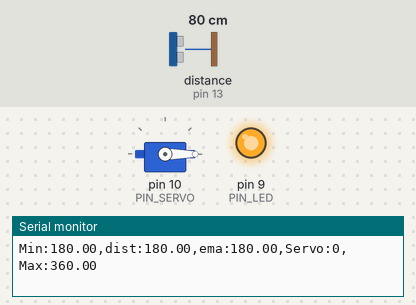
This sketch was run on a simulated Arduino Uno, built with avr-gcc and run on an emulated ATmega328P. Shown: servo, output pins drawn as LEDs (lit = HIGH), the last lines printed to the serial monitor. Wiring (inferred from the names in the program): ultrasonic range finder: trigger pin 12; echo pin 13. Inputs (shaded band) come from the test bench; at power-on: distance to the obstacle (sensor on pin 13) 80 cm. The echo pulse lasts 58.3 µs per cm; pins used as bus, display or sensor lines are not drawn.

Above: at 1.2 s.
1.3 s: distance to the obstacle (sensor on pin 13) set to 40 cm
2.8 s: distance to the obstacle (sensor on pin 13) set to 35 cm
At 2.95 s:
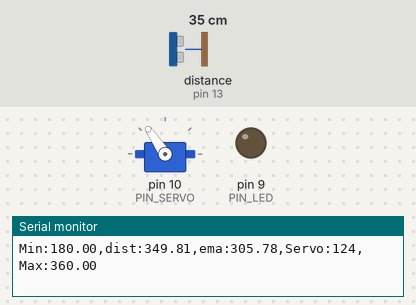
At 4.7 s:
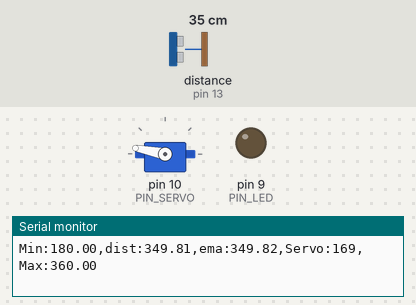
5.8 s: distance to the obstacle (sensor on pin 13) set to 2 cm
At 6.3 s:
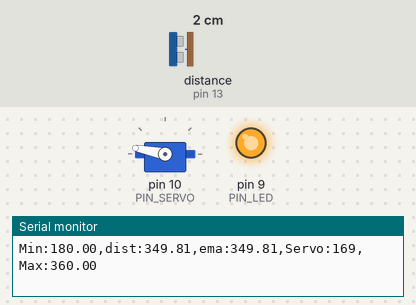
Timing chart, 0 to 8.8 s (numbered marks = the images above; inputs shaded):
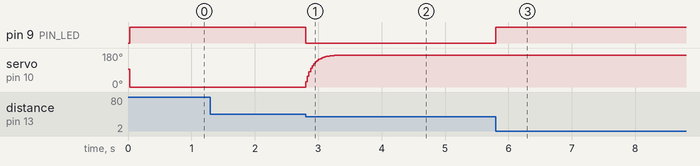

The sketch:

11_example_3.ino
```cpp
#include <Servo.h>

// Arduino pin assignment
#define PIN_LED   9   // LED active-low
#define PIN_TRIG  12  // sonar sensor TRIGGER
#define PIN_ECHO  13  // sonar sensor ECHO
#define PIN_SERVO 10  // servo motor

// configurable parameters for sonar
#define SND_VEL 346.0     // sound velocity at 24 celsius degree (unit: m/sec)
#define INTERVAL 25       // sampling interval (unit: msec)
#define PULSE_DURATION 10 // ultra-sound Pulse Duration (unit: usec)
#define _DIST_MIN 180.0   // minimum distance to be measured (unit: mm)
#define _DIST_MAX 360.0   // maximum distance to be measured (unit: mm)

#define TIMEOUT ((INTERVAL / 2) * 1000.0) // maximum echo waiting time (unit: usec)
#define SCALE (0.001 * 0.5 * SND_VEL) // coefficient to convert duration to distance

#define _EMA_ALPHA 0.2   // EMA weight of new sample (range: 0 to 1)

#define _TARGET_LOW 250.0
#define _TARGET_HIGH 290.0

// duty duration for myservo.writeMicroseconds()
#define _DUTY_MIN 500 // servo full clockwise position (0 degree)
#define _DUTY_NEU 1500
#define _DUTY_MAX 2400   // servo full counterclockwise position (180 degree)

// global variables
float dist_ema, dist_prev = _DIST_MAX; // unit: mm
unsigned long last_sampling_time;      // unit: ms

Servo myservo;

void setup() {
  // initialize GPIO pins
  pinMode(PIN_LED, OUTPUT);
  pinMode(PIN_TRIG, OUTPUT);    // sonar TRIGGER
  pinMode(PIN_ECHO, INPUT);     // sonar ECHO
  digitalWrite(PIN_TRIG, LOW);  // turn-off Sonar

  myservo.attach(PIN_SERVO);
  myservo.writeMicroseconds(_DUTY_NEU);

  // initialize USS related variables
  dist_prev = _DIST_MIN; // raw distance output from USS (unit: mm)

  // initialize serial port
  Serial.begin(57600);
}

void loop() {
  float  dist_raw;

  // wait until next sampling time.
  if (millis() < (last_sampling_time + INTERVAL))
    return;

  dist_raw = USS_measure(PIN_TRIG, PIN_ECHO); // read distance

  if ((dist_raw == 0.0) || (dist_raw > _DIST_MAX)) {
    dist_raw = dist_prev;           // Cut higher than maximum
    digitalWrite(PIN_LED, 1);    // LED OFF
  } else if (dist_raw < _DIST_MIN) {
    dist_raw = dist_prev;           // Cut lower than minimum
    digitalWrite(PIN_LED, 1);    // LED OFF
  } else {    // In desired Range
    dist_prev = dist_raw;
    digitalWrite(PIN_LED, 0);     // LED ON
  }

  // Apply EMA filter
  dist_ema = _EMA_ALPHA * dist_raw + (1 - _EMA_ALPHA) * dist_ema;

  // Adjust servo position according to the USS read value
  int servo_duty = 0;

  if (dist_ema <= _DIST_MIN) {
    servo_duty = _DUTY_MIN;  // 18cm 이하 0
  } else if (dist_ema >= _DIST_MAX) {
    servo_duty = _DUTY_MAX;  // 36cm 이상일 경우 180도
  } else {
    // 18~36cm 사이일 경우 거리에 비례하게
    servo_duty = map(dist_ema, _DIST_MIN, _DIST_MAX, _DUTY_MIN, _DUTY_MAX);
  }

  myservo.writeMicroseconds(servo_duty);

  // output the distance to the serial port
  Serial.print("Min:");Serial.print(_DIST_MIN);
  Serial.print(",dist:");Serial.print(dist_raw);
  Serial.print(",ema:");Serial.print(dist_ema);
  Serial.print(",Servo:");Serial.print(myservo.read());
  Serial.print(",Max:");Serial.print(_DIST_MAX);Serial.println("");
  // update last sampling time
  last_sampling_time += INTERVAL;
}

// get a distance reading from USS. return value is in millimeter.
float USS_measure(int TRIG, int ECHO)
{
  digitalWrite(TRIG, HIGH);
  delayMicroseconds(PULSE_DURATION);
  digitalWrite(TRIG, LOW);

  return pulseIn(ECHO, HIGH, TIMEOUT) * SCALE; // unit: mm
}
```

Measured:
- the behaviour switches between 36 and 35 cm on distance to the obstacle (sensor on pin 13) (found by bisection; images 0 and 1)
- after the input at 2.8 s, pin 9 (PIN_LED): HIGH → LOW at once; servo on pin 10 (PIN_SERVO): moves from 0° to 169° over 0.57 s, starting at once
- after the input at 5.8 s, pin 9 (PIN_LED): LOW → HIGH at once
